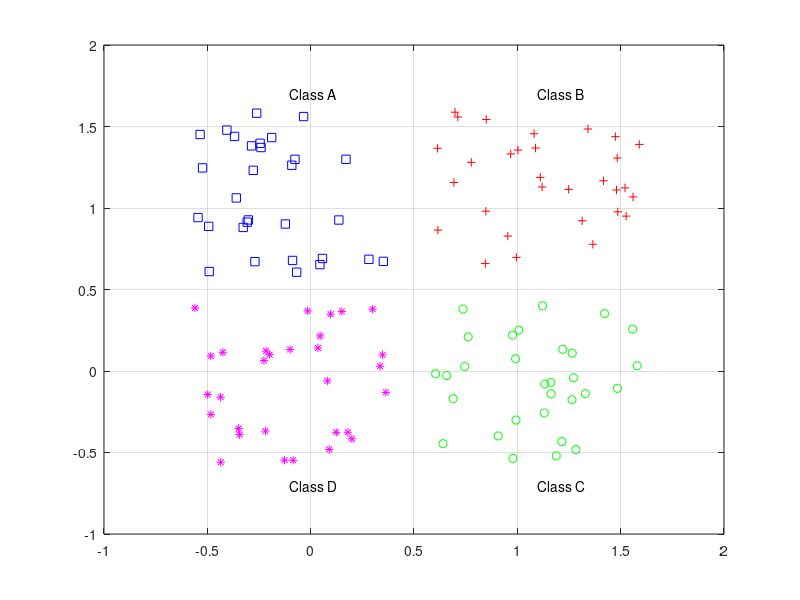

The MATLAB source for this figure:
close all, clear all, clc, format compact
% number of samples of each class
K = 30;
% define classes
q = .6; % offset of classes
A = [rand(1,K)-q; rand(1,K)+q];
B = [rand(1,K)+q; rand(1,K)+q];
C = [rand(1,K)+q; rand(1,K)-q];
D = [rand(1,K)-q; rand(1,K)-q];
% plot classes
plot(A(1,:),A(2,:),'bs')
hold on
grid on
plot(B(1,:),B(2,:),'r+')
plot(C(1,:),C(2,:),'go')
plot(D(1,:),D(2,:),'m*')
% text labels for classes
text(.5-q,.5+2*q,'Class A')
text(.5+q,.5+2*q,'Class B')
text(.5+q,.5-2*q,'Class C')
text(.5-q,.5-2*q,'Class D')
% define output coding for classes
a = [0 1]';
b = [1 1]';
c = [1 0]';
d = [0 0]';
% % Why this coding doesn't work?
% a = [0 0]';
% b = [1 1]';
% d = [0 1]';
% c = [1 0]';
% % Why this coding doesn't work?
% a = [0 1]';
% b = [1 1]';
% d = [1 0]';
% c = [0 1]';

% define inputs (combine samples from all four classes)
P = [A B C D];
% define targets
T = [repmat(a,1,length(A)) repmat(b,1,length(B)) ...
repmat(c,1,length(C)) repmat(d,1,length(D)) ];
%plotpv(P,T);
